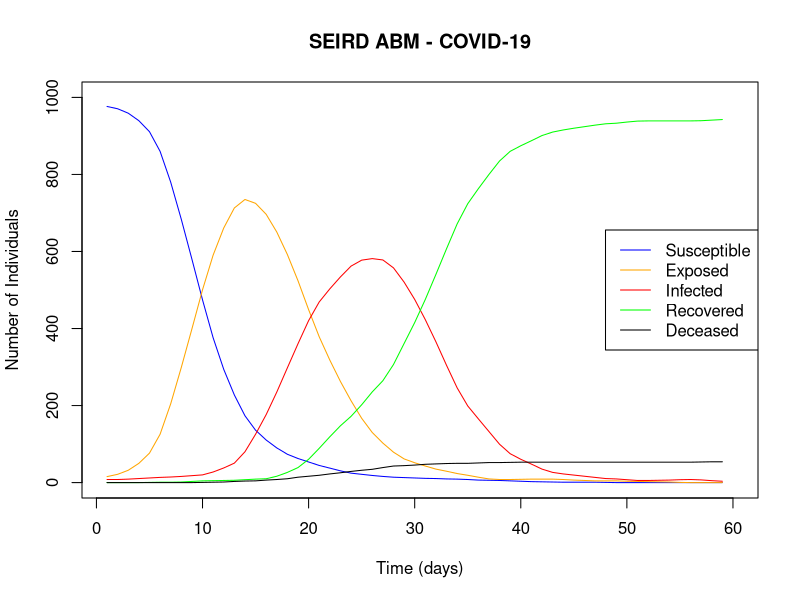

R code for this plot:
# ABM_v4 implements the model capability for social distancing
# -------------------------------- Functions -----------------------------------

AgentGen1 <- function(nPop1, E0, I0, vaccine = NA, social_distancing = NA){     # population size, initial_exposed, initial_infected, vaccine, social distancing
  # Create a population of susceptible agents
  Agent1 <- data.frame(AgentNo = 1:nPop1,         
                       State = 'S',
                       Mixing = runif(nPop1,0,1),
                       TimeE = 0,
                       TimeI = 0,
                       Vaccination = 0,
                       Social_Distancing = 0,
                       stringsAsFactors = FALSE)
  # Initializing exposed and infected agents
  Agent1$State[1:E0] <- "E"
  Agent1$TimeE[1:E0] <- rbinom(E0, 13, 0.5) + 1                                 # Agents can be in exposed state for 14 days (+1 so that rbinom doesn't return 0), randomly assigning exposure time
  Agent1$State[(E0+1):(E0 + I0)] <- "I"    
  Agent1$TimeI[(E0+1):(E0 + I0)] <- rbinom(I0, 9, 0.5) + 1                      # Agents can be in infected state for 10 days (+1 so that rbinom doesn't return 0) (infectious period) randomly assigning infectious time
  # Randomly assign vaccination/social distancing status based on the specified prevalence
  num_vaccinated <- round(nPop1 * vaccine$prevalence)        
  Agent1$Vaccination[sample(1:nPop1, num_vaccinated)] <- 1
  num_social_distancing <- round(nPop1 * social_distancing$prevalence)
  Agent1$Social_Distancing[sample(1:nPop1, num_social_distancing)] <- 1
  return(Agent1)
}

ABM1 <- function(Agent1, par1, nTime1, vaccine = NA, social_distancing = NA) {                                        # Function of agents, model parameters, and simulation time
  nPop1 <- nrow(Agent1)
  Out1 <- data.frame(S = rep(0, nTime1),                                        # Initializing output df, all states start at 0
                     E = rep(0, nTime1),
                     I = rep(0, nTime1),
                     R = rep(0, nTime1),
                     D = rep(0, nTime1))
  for(k in 1:nTime1){                                                           # The model cycles through every day of the simulation
    # Move agents through time
    StateS1 <- (1:nPop1)[Agent1$State == "S"] 
    StateSE1 <- (1:nPop1)[Agent1$State == "S" | Agent1$State == "E"] 
    
    # Cycling through each susceptible agent
    for(i in StateS1) {   
      # Here, the higher number of exposed/infected individuals there are, the more likely a susceptible agent is to come in contact and become exposed
      # Determine if they like to meet others
      Mix1 <- Agent1$Mixing[i]
      # How many agents will they meet (Each will meet up to MaxMix other agents per day)
      Meet1 <- round(Mix1*par1$MaxMix,0) + 1
      # Grab the agents they will meet: sampling susceptible or exposed individuals of size meet1, using mixing probability
      Meet2 <- sample(StateSE1, Meet1, replace = TRUE, 
                      prob = Agent1$Mixing[StateSE1])     # Replace = TRUE means they could meet the same agent over and over 

      # Cycling through the agents each susceptible person will meet
      for(j in 1:length(Meet2)) {
        # Grab who they will meet 
        Meet1a <- Agent1[Meet2[j], ]
        # If an agent meets an exposed individual, change state if Urand1 < S2E
        if(Meet1a$State == "E"){
          Urand1 <- runif(1,0,1)
          # Apply social distancing if the agent practices it
          if (Agent1$Social_Distancing[i] == 1) {
            if (Urand1 < par1$S2E - social_distancing$S2E_reduction) {
              Agent1$State[i] <- "E"
            }
          } else {
              # If not practicing social distancing, apply regular exposure
              if (Urand1 < par1$S2E) {
                Agent1$State[i] <- "E"
              }
          }
        }
      } 
    }
    # Grab agents who have been exposed and add a day to their exposure time 
    StateE1 <- (1:nPop1)[Agent1$State == "E"] 
    Agent1$TimeE[StateE1] = Agent1$TimeE[StateE1] + 1
    StateE2 <- (1:nPop1)[Agent1$State == "E" & Agent1$TimeE > 14]               # If exposure time is greater than 14, move to recovered
    Agent1$State[StateE2] <- "R"
    # Grab agents who could possibly become sick
    StateE3 <- (1:nPop1)[Agent1$State == "E" & 
                         Agent1$TimeE > par1$incubation_period]                # Incubation days: the time it takes for an infection to develop after an agent has been exposed
    for(i in StateE3){
      # Randomly assign whether they get sick or not based on vaccination status
      Urand1 <- runif(1,0,1)
      if (Agent1$Vaccination[i] == 1) {
          if (Urand1 < par1$E2I - vaccine$E2I_reduction) { 
            Agent1$State[i] <- "I"
          }
      } else {
          if (Urand1 < par1$E2I) { 
            Agent1$State[i] <- "I"
          }
      }
    }
    
    # Update how long the agents have been sick
    StateI1 <- (1:nPop1)[Agent1$State == "I"]
    Agent1$TimeI[StateI1] = Agent1$TimeI[StateI1] + 1
    StateI2 <- (1:nPop1)[Agent1$State == "I" & Agent1$TimeI > 14]
    Agent1$State[StateI2] <- "R"
    # Grab agents who have been infected for 10 days or less to see if they die
    StateI3 <- (1:nPop1)[Agent1$State == "I" & 
                         Agent1$TimeI < par1$infectious_period + 1]
    Agent1$State[StateI3] <- ifelse(
      runif(length(StateI3),0,1) > par1$I2D, "I", "D")
    
    Out1$S[k] <- length(Agent1$State[Agent1$State == "S"])
    Out1$E[k] <- length(Agent1$State[Agent1$State == "E"])
    Out1$I[k] <- length(Agent1$State[Agent1$State == "I"])
    Out1$R[k] <- length(Agent1$State[Agent1$State == "R"])
    Out1$D[k] <- length(Agent1$State[Agent1$State == "D"])
  }
  return(Out1)
}

# Define a function to calculate moving average
library(zoo)
smooth_lines <- function(data, window_size = 5) {
  for (col in names(data)) {
    data[[col]] <- rollmean(data[[col]], k = window_size, align = "center", 
                            fill = NA)
  }
  return(data)
}

# --------------------------- Building/Running Model ---------------------------

# Model Parameters
set.seed(123)
par1 <- data.frame(MaxMix = 7,  # Maximum number of agents each agent can meet in any given day
                   S2E = 0.10,  # Probability an agent moves from susceptible to exposed - prob_exposure
                   E2I = 0.15,  # Probability an agent moves from exposed to infected - prob_infection
                   I2D = 0.01,  # Probability an agent moves from infected to deceased - death_rate
                   incubation_period = 6, # Time between when an agent is exposed to potentially becoming an infectious agent 
                   infectious_period = 9) # Time which an agent can be infectious 

vaccine_tool <- data.frame(E2I_reduction = 0.05, 
                           prevalence = 0.0) 
social_distancing_tool <- data.frame(S2E_reduction = 0.05,
                           prevalence = 0.0)

# Running the Model
Agent1 <- AgentGen1(nPop1 = 1000, E0 = 10, I0 = 5, vaccine = vaccine_tool, 
                    social_distancing = social_distancing_tool)
model <- ABM1(Agent1, par1, nTime1 = 60, vaccine = vaccine_tool, 
              social_distancing = social_distancing_tool)

# --------------------------------- Plotting -----------------------------------

# Plotting
# Smooth the columns using a moving average with a window size of 5
smoothed_output <- smooth_lines(model, window_size = 2)
plot(smoothed_output$S, type = "l", col = "blue",
     xlab = "Time (days)",
     ylab = "Number of Individuals", main = "SEIRD ABM - COVID-19",
     ylim = c(0, 1000))
lines(smoothed_output$E, col = "orange")
lines(smoothed_output$I, col = "red")
lines(smoothed_output$R, col = "green")
lines(smoothed_output$D, col = "black")

# Add legend
legend("right", legend = c("Susceptible", "Exposed", "Infected", "Recovered",
                              "Deceased"), col = c("blue", "orange", "red",
                                                   "green", "black"), lty = 1)
